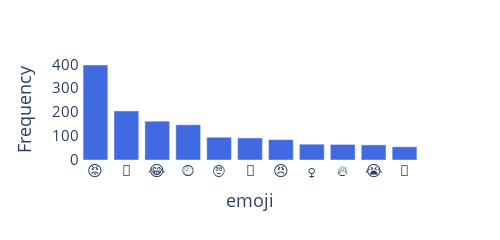

Notebook source saved alongside this figure:
### Code cell
emoji_list = []

for l in df[df.emotion == 'anger'].emoji:
    if len(l) > 0:
        emoji_list += list(set(l) - {'🇪', '🇺', '🇺', '🇸', '🇨', '🇦', '🇬', '🇧', '🇸', '🇦', '🇨', '🇳'})
    
    
emojis = pd.DataFrame(Counter(emoji_list).most_common(12), columns = ["emoji", "Frequency"]).drop([7])
fig = ex.bar(emojis, x='emoji', y='Frequency')

# Customize aspect
fig.update_traces(marker_color='royalblue')

fig.update_layout(font_size=15, autosize=False, width=500,  height=220 , plot_bgcolor = 'rgba(0, 0, 0, 0)', paper_bgcolor = 'rgba(0, 0, 0, 0)',)
fig.show()

### Figure 1 — Plotly figure (JSON) as saved in the notebook; plotly's stock layout.template omitted (floating-point values rounded to 4 significant figures)
{"data": [{"alignmentgroup": "True", "hoverlabel": {"namelength": 0}, "hovertemplate": "emoji=%{x}<br>Frequency=%{y}", "legendgroup": "", "marker": {"color": "royalblue"}, "name": "", "offsetgroup": "", "orientation": "v", "showlegend": false, "textposition": "auto", "type": "bar", "x": ["😡", "🤬", "😂", "🕘", "🙄", "😤", "😠", "♀", "🔥", "😭", "🤣"], "xaxis": "x", "y": [397, 205, 162, 147, 95, 92, 85, 66, 65, 63, 55], "yaxis": "y"}], "layout": {"autosize": false, "barmode": "relative", "font": {"size": 15}, "height": 220, "legend": {"tracegroupgap": 0}, "margin": {"t": 60}, "paper_bgcolor": "rgba(0, 0, 0, 0)", "plot_bgcolor": "rgba(0, 0, 0, 0)", "width": 500, "xaxis": {"anchor": "y", "autorange": true, "domain": [0, 1], "range": [-0.5, 10.5], "title": {"text": "emoji"}, "type": "category"}, "yaxis": {"anchor": "x", "autorange": true, "domain": [0, 1], "range": [0, 417.9], "title": {"text": "Frequency"}, "type": "linear"}}}
